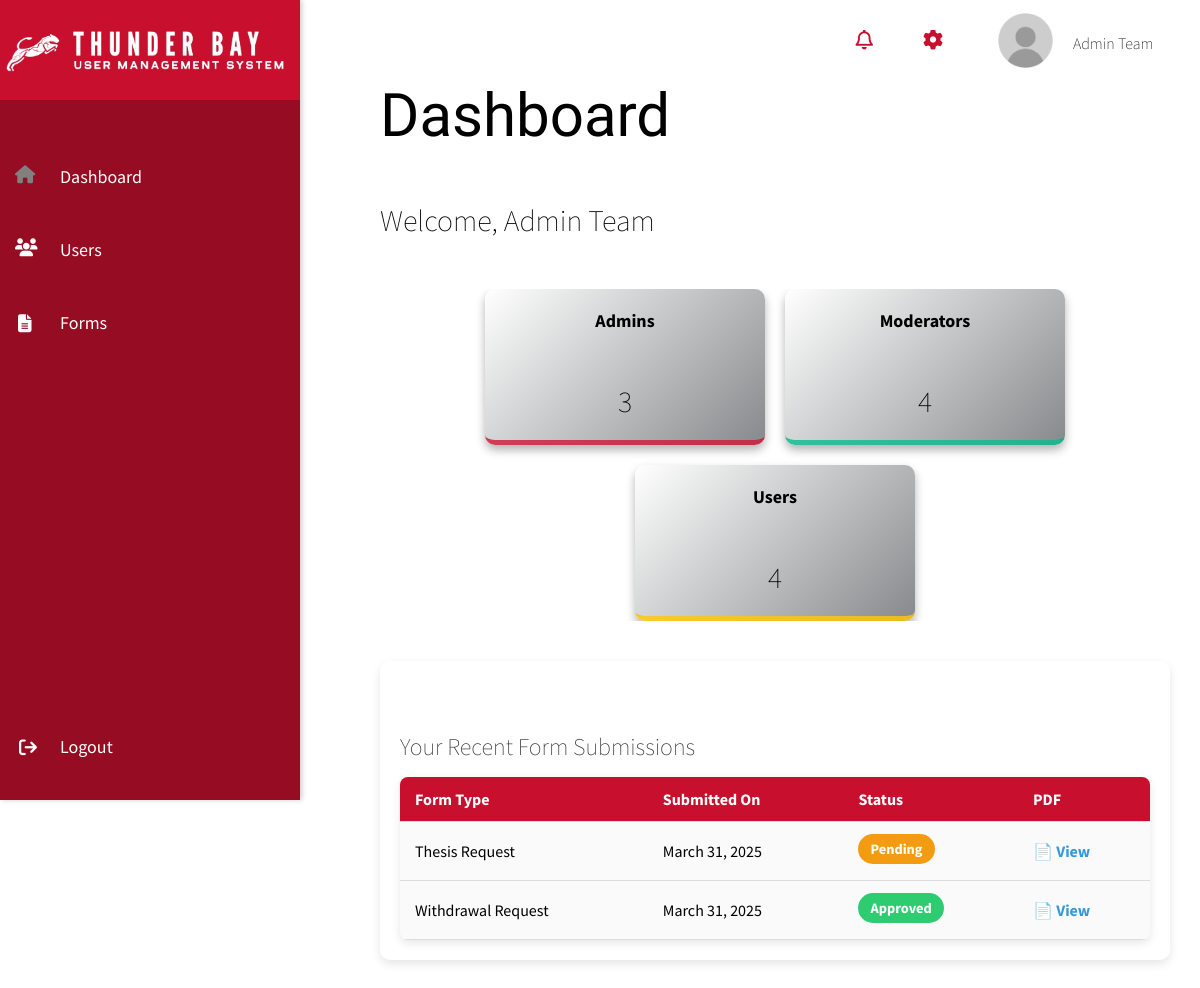
/dashboard/ (signed in), run on an earlier commit of the app's database.
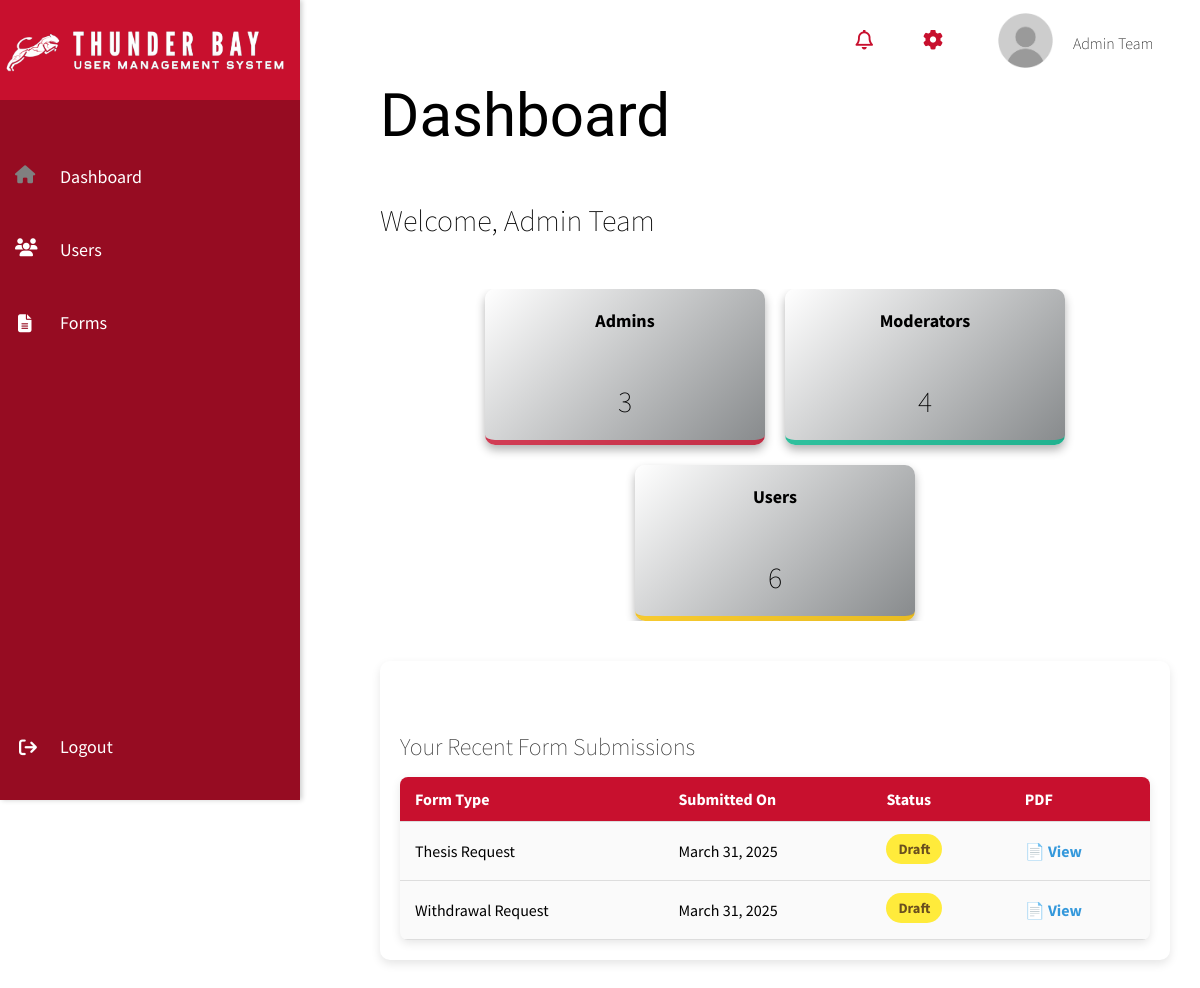
And on a later commit of the database.
### usr_mgmt_app/models.py (models this page shows, shortened)
class ThesisRequest(models.Model):
    STATUS_CHOICES = [
        ('draft', 'Draft'),
        ('pending', 'Pending'),
        ('returned', 'Returned'),
        ('approved', 'Approved'),
    ]
    user = models.ForeignKey(UserProfile, on_delete=models.CASCADE, related_name="thesis_requests")
    student_id = models.CharField(max_length=7, default="0000000")  # Default 7-digit placeholder
    degree_type = models.CharField(
        max_length=20,
        choices=[("Master", "Master"), ("Doctorate", "Doctorate")],
        default="Master"
    )
    graduation_date = models.CharField(max_length=10, default="MM/YYYY")  # Default format
    request_type = models.CharField(max_length=50, default="Unknown Request")
    justification = models.TextField(default="No justification provided")  # Default text
    status = models.CharField(max_length=20, choices=STATUS_CHOICES, default='Draft')
    pdf_document = models.FileField(upload_to="generated_pdfs/", null=True, blank=True)
    created_at = models.DateTimeField(auto_now_add=True)

class WithdrawalRequest(models.Model):
    STATUS_CHOICES = [
        ('draft', 'Draft'),
        ('pending', 'Pending'),
        ('returned', 'Returned'),
        ('approved', 'Approved'),
    ]
    user = models.ForeignKey(UserProfile, on_delete=models.CASCADE, related_name="withdrawal_requests")
    student_id = models.CharField(max_length=7, default="0000000")
    middle_name = models.CharField(max_length=50, blank=True, null=True)  # New field for middle name
    email = models.EmailField(default="example@example.com")  # New field for email
    college = models.CharField(max_length=100, default="Unknown College")
    degree_plan = models.CharField(max_length=100, default="Unknown Degree Plan")
    status = models.CharField(max_length=20, choices=STATUS_CHOICES, default='Draft')
    street_address = models.CharField(max_length=255, default="No address provided")
    city = models.CharField(max_length=100, default="Unknown City")
    state = models.CharField(max_length=50, default="Unknown State")
    zipcode = models.CharField(max_length=10, default="00000")
    phone = models.CharField(max_length=15, default="000-000-0000")
    withdrawal_term = models.CharField(max_length=20, default="Spring 2025")
    last_attendance_date = models.DateField(null=True, blank=True)
    withdrawal_reason = models.TextField(default="No reason provided")
    financial_assistance = models.BooleanField(default=False)
    uh_health_insurance = models.BooleanField(default=False)
    campus_housing = models.BooleanField(default=False)
    visa_holder = models.BooleanField(default=False)
    gi_bill = models.BooleanField(default=False)
    student_initial = models.CharField(max_length=1, default="-")
    pdf_document = models.FileField(upload_to="generated_pdfs/", null=True, blank=True)
    created_at = models.DateTimeField(auto_now_add=True)

### usr_mgmt_app/views.py (the view)
# urls.py: path('dashboard/', views.dashboard_view, name='dashboard'),  # Dashboard page
@login_required
def dashboard_view(request):
    admin_count = UserProfile.objects.filter(role='admin').count()
    moderator_count = UserProfile.objects.filter(role='moderator').count()
    user_count = UserProfile.objects.filter(role='user').count()
    thesis_requests = ThesisRequest.objects.filter(user=request.user).order_by('-created_at')[:5]  # Get last 5 requests
    withdrawal_requests = WithdrawalRequest.objects.filter(user=request.user).order_by('-created_at')[:5]
    return render(request, 'dashboard.html', {
        'admin_count': admin_count,
        'moderator_count': moderator_count,
        'user_count': user_count,
        'thesis_requests': thesis_requests,
        'withdrawal_requests': withdrawal_requests,
    })

### templates/dashboard.html (shortened to what this page needs)
{% load static %}
<!DOCTYPE html>
<html lang="en">
<head>
    <link rel="stylesheet" href="{% static 'css/dashboard.css' %}">
</head>
<body>
    <nav class="navbar">
        <div class="navbar-content">
            <i id = "notifications_icon" class="fa-regular fa-bell"></i>
            <i id = "settings_icon" class="fa-solid fa-gear"></i>
            <div class = "navbar_user">
                <img class = "profile_picture" src="{% static 'images/default_profile.png' %}" alt="profile picture">
                <span class = "navbar_username">{{ user.first_name }} {{ user.last_name }}</span>
            </div>
        </div>
    </nav>
    <div class="sidebar">
        <div class = "logoContainer">
            <img class = "logo" src="{% static 'images/logo2.png' %}" alt="logo">
        </div>
    <div class="sidebar-content">
        <a href="{% url 'dashboard' %}" class="sidebar-link" data-icon="fa-house">Dashboard</a>
        <a href="{% url 'user_list' %}" class="sidebar-link" data-icon="fa-users">Users</a>
        <a href="{% url 'approval_requests' %}" class="sidebar-link" data-icon="fa-file-alt">Forms</a>
    </div>
        <div class="logout-container">
            <a href="{% url 'logout' %}" class="logout-btn">Logout</a>
            <i id = "logoutIcon" class="fa-solid fa-arrow-right-from-bracket"></i>
        </div>
    </div>
    <div class="main-content">
        <h1>Dashboard</h1>
        <h2> Welcome, {{ user.first_name }} {{ user.last_name }}</h2>
        <div class="card-container">
            <div class="card admin-card">
                <h3 class="card-title">Admins</h3>
                <h2>{{ admin_count }}</h2>
            </div>
            <div class="card moderator-card">
                <h3 class="card-title">Moderators</h3>
                <h2>{{ moderator_count }}</h2>
            </div>
            <div class="card customer-card">
                <h3 class="card-title">Users</h3>
                <h2>{{ user_count }}</h2>
            </div>
        </div>
<div class="form-status-section">
    <h2>Your Recent Form Submissions</h2>
    <table class="form-status-table">
        <thead>
            <tr>
                <th>Form Type</th>
                <th>Submitted On</th>
                <th>Status</th>
                <th>PDF</th>
            </tr>
        </thead>
        <tbody>
            {% for request in thesis_requests %}
            <tr>
                <td>Thesis Request</td>
                <td>{{ request.created_at|date:"F j, Y" }}</td>
                <td><span class="status-badge status-{{ request.status|lower }}">{{ request.get_status_display }}</span></td>
                <td>
                    {% if request.pdf_document %}
                        <a href="{{ request.pdf_document.url }}" class="pdf-link" target="_blank">📄 View</a>
                    {% else %}
                        <span class="pdf-unavailable">N/A</span>
                    {% endif %}
                </td>
            </tr>
            {% endfor %}
            {% for request in withdrawal_requests %}
            <tr>
                <td>Withdrawal Request</td>
                <td>{{ request.created_at|date:"F j, Y" }}</td>
                <td><span class="status-badge status-{{ request.status|lower }}">{{ request.get_status_display }}</span></td>
                <td>
                    {% if request.pdf_document %}
                        <a href="{{ request.pdf_document.url }}" class="pdf-link" target="_blank">📄 View</a>
                    {% else %}
                        <span class="pdf-unavailable">N/A</span>
                    {% endif %}
                </td>
            </tr>
            {% endfor %}
        </tbody>
    </table>
</div>
    </div>
</body>
</html>

What changed in the data, as far as the page shows it:
changed ThesisRequest: status "Pending" → "Draft"
changed WithdrawalRequest: status "Approved" → "Draft"
Also different on the page:
{{ user_count }}: "4" → "6"
